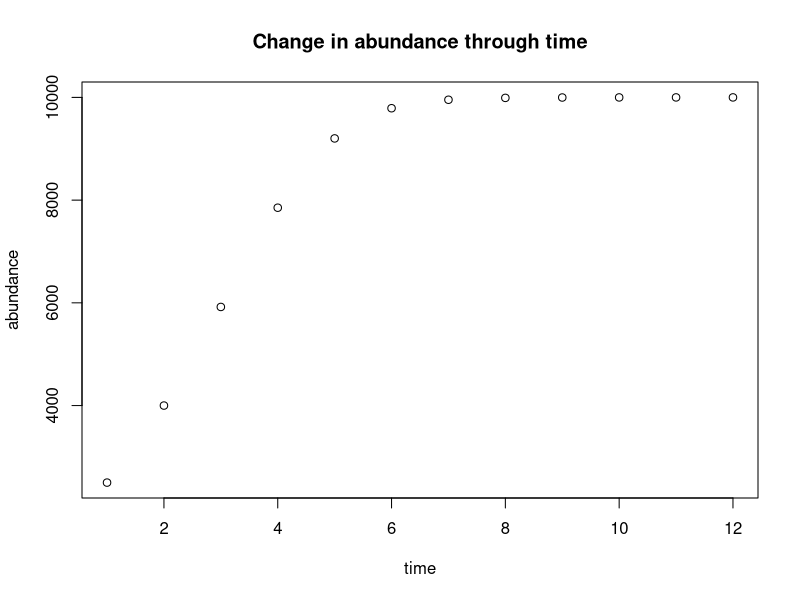

R code for this plot:

# lab problem 1

for(i in 1:10){
  
  print("hi")
}

# lab problem 2

piggyBank <- 10 
gumCost <- 2 * 1.34 # per week 
allowance <- 5 # per week
weeks <- 8

for (i in 1:weeks){
  
  piggyBank <- piggyBank + allowance - gumCost
  print(piggyBank)
}

# lab problem 3

pop <- 2000
changeRate <- 0.05 # 5% shrink yearly
researchTimeFrame <- 7 #years

for(i in 1:researchTimeFrame){
  pop <- pop - (pop * changeRate)
  print(pop)
}

# lab problem 4

n <- c(1:12) # made vector to hold values
n[1] <- 2500 # starting value
K <- 10000 # carrying capacity
r <- 0.8 # intrinsic growth rate
for (i in 2:12){
  n[i] <- n[i-1] + ( r * n[i-1] * (K - n[i-1])/K)
}
  

# lab problem 5a

mySequence <- rep(0, 18)

# lab problem 5b

for ( i in seq(1,18) ){
  mySequence[i] <- i * 3
}
mySequence
# lab problem 5c

mySequence2 <- rep(0,18)
mySequence2[1] <- 1


# lab problem 5d

for (i in 2:18) {
  mySequence2[i] <- 2 + mySequence2[i-1]
}
mySequence2

# lab problem 6

fibseq <- rep(0, 20) # initalize with 20 zeros
fibseq[2] <- 1 # set the second value to one so that sequence can begin
for ( i in 3:20) { 
  fibseq[i] <- fibseq[i-1] + fibseq[i-2] 
}
fibseq

# lab problem 7

# code from question 4 with added time and abundance vectors. Initially stored values in problem, just renamed some things

abundance <- c(1:12) # renamed this vector
abundance[1] <- 2500 # starting value
time <- rep(0, 12) # created time vector
time[1] <- 1 # start time vector at 1
K <- 10000 # carrying capacity
r <- 0.8 # intrinsic growth rate

for (i in 2:12){
  abundance[i] <- abundance[i-1] + ( r * abundance[i-1] * (K - abundance[i-1])/K)
  time[i] <- i
}

plot(time, abundance, main = "Change in abundance through time", ylab = "abundance", xlab = "time")



